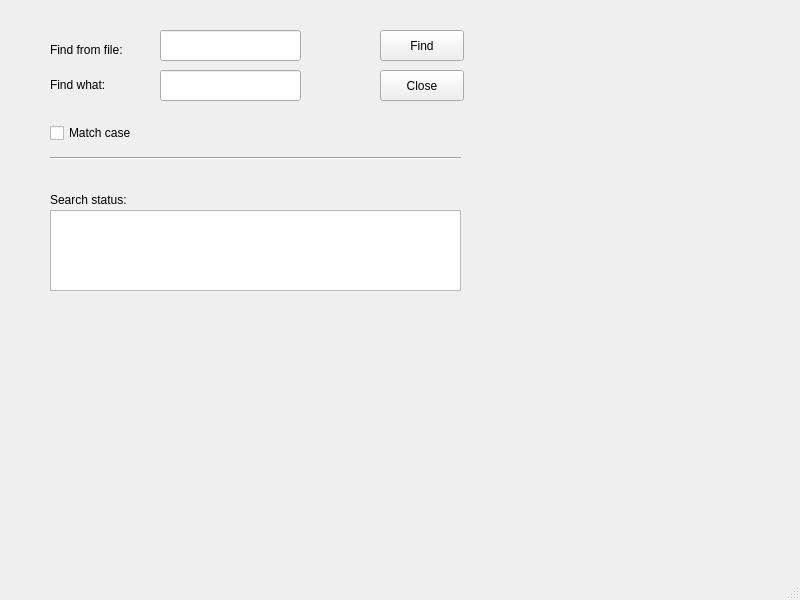
<?xml version="1.0" encoding="UTF-8"?>
<ui version="4.0">
 <class>MainWindow</class>
 <widget class="QMainWindow" name="MainWindow">
  <property name="geometry">
   <rect>
    <x>0</x>
    <y>0</y>
    <width>800</width>
    <height>600</height>
   </rect>
  </property>
  <property name="windowTitle">
   <string>MainWindow</string>
  </property>
  <widget class="QWidget" name="centralwidget">
   <widget class="QLabel" name="label">
    <property name="geometry">
     <rect>
      <x>50</x>
      <y>40</y>
      <width>111</width>
      <height>20</height>
     </rect>
    </property>
    <property name="text">
     <string>Find from file:</string>
    </property>
   </widget>
   <widget class="QLabel" name="label_2">
    <property name="geometry">
     <rect>
      <x>50</x>
      <y>69</y>
      <width>81</width>
      <height>31</height>
     </rect>
    </property>
    <property name="text">
     <string>Find what: </string>
    </property>
   </widget>
   <widget class="QLineEdit" name="fileLineEdit">
    <property name="geometry">
     <rect>
      <x>160</x>
      <y>30</y>
      <width>141</width>
      <height>31</height>
     </rect>
    </property>
   </widget>
   <widget class="QLineEdit" name="keyLineEdit">
    <property name="geometry">
     <rect>
      <x>160</x>
      <y>70</y>
      <width>141</width>
      <height>31</height>
     </rect>
    </property>
   </widget>
   <widget class="QPushButton" name="findPushButton">
    <property name="geometry">
     <rect>
      <x>380</x>
      <y>30</y>
      <width>84</width>
      <height>31</height>
     </rect>
    </property>
    <property name="text">
     <string>Find</string>
    </property>
   </widget>
   <widget class="QPushButton" name="closePushButton">
    <property name="geometry">
     <rect>
      <x>380</x>
      <y>70</y>
      <width>84</width>
      <height>31</height>
     </rect>
    </property>
    <property name="text">
     <string>Close</string>
    </property>
   </widget>
   <widget class="QCheckBox" name="matchCheckBox">
    <property name="geometry">
     <rect>
      <x>50</x>
      <y>120</y>
      <width>101</width>
      <height>26</height>
     </rect>
    </property>
    <property name="text">
     <string>Match case</string>
    </property>
   </widget>
   <widget class="Line" name="line">
    <property name="geometry">
     <rect>
      <x>50</x>
      <y>150</y>
      <width>411</width>
      <height>16</height>
     </rect>
    </property>
    <property name="orientation">
     <enum>Qt::Horizontal</enum>
    </property>
   </widget>
   <widget class="QLabel" name="label_3">
    <property name="geometry">
     <rect>
      <x>50</x>
      <y>190</y>
      <width>121</width>
      <height>20</height>
     </rect>
    </property>
    <property name="text">
     <string>Search status:</string>
    </property>
   </widget>
   <widget class="QTextBrowser" name="textBrowser">
    <property name="geometry">
     <rect>
      <x>50</x>
      <y>210</y>
      <width>411</width>
      <height>81</height>
     </rect>
    </property>
   </widget>
  </widget>
  <widget class="QMenuBar" name="menubar">
   <property name="geometry">
    <rect>
     <x>0</x>
     <y>0</y>
     <width>800</width>
     <height>25</height>
    </rect>
   </property>
  </widget>
  <widget class="QStatusBar" name="statusbar"/>
 </widget>
 <resources/>
 <connections/>
</ui>
